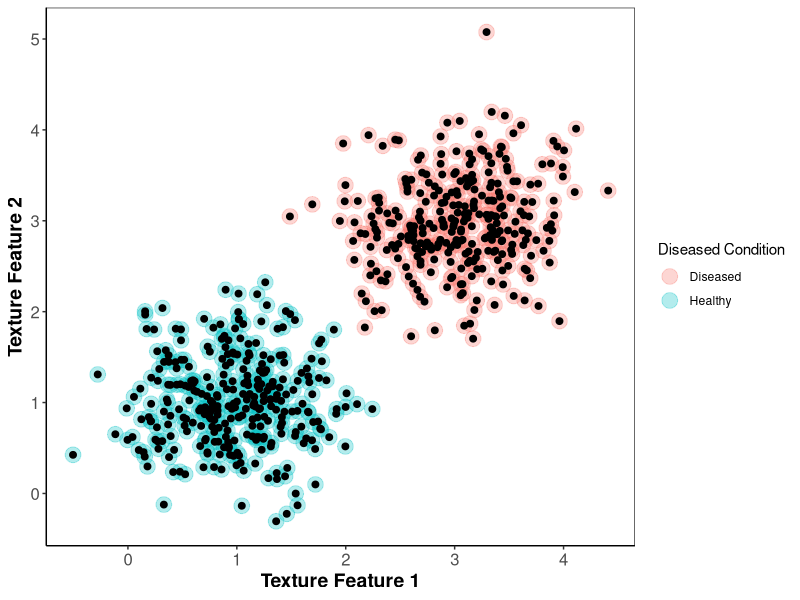

This chart was generated by the following R code:



HDx <- rnorm(300,3,0.5)

HDy <- rnorm(300,3,0.5)


HDlab <- c(rep("HD",300))


NOx <- rnorm(300,1,0.5)

Noy <- rnorm(300,1,0.5)

NOlab <- c(rep("NO",300))



HD.df <- data.frame(HDx,HDy,HDlab)

names(HD.df) <- c("x","y","label")

NO.df <- data.frame(NOx,Noy,NOlab)
names(NO.df) <- c("x","y","label")



dframe <- rbind(HD.df,NO.df)




library(ggplot2)

getwd()


?png

setwd("C:/Users/Nishanth/Documents/ImageAnalysis-IGP/GUI_Random/")

png("sampleGraph.png",width=500,height=500,units="px")


g <- ggplot(data=dframe,aes(x=x,y=y))
g <- g + geom_point(aes(color=label),size=5,alpha=0.3) + geom_point(color="black",size=2,alpha=1)
g <- g + theme_bw() + xlab("Texture Feature 1") + ylab("Texture Feature 2")
g <- g + scale_colour_discrete(name="Diseased Condition",breaks=c("HD","NO"),labels=c("Diseased","Healthy"))
g <- g+theme(axis.text=element_text(size=12),axis.title=element_text(size=14,face="bold"))
g <- g + theme(axis.line = element_line(colour = "black"),
               panel.grid.major = element_blank(),
               panel.grid.minor = element_blank(),
               panel.background = element_blank())

g

dev.off()
